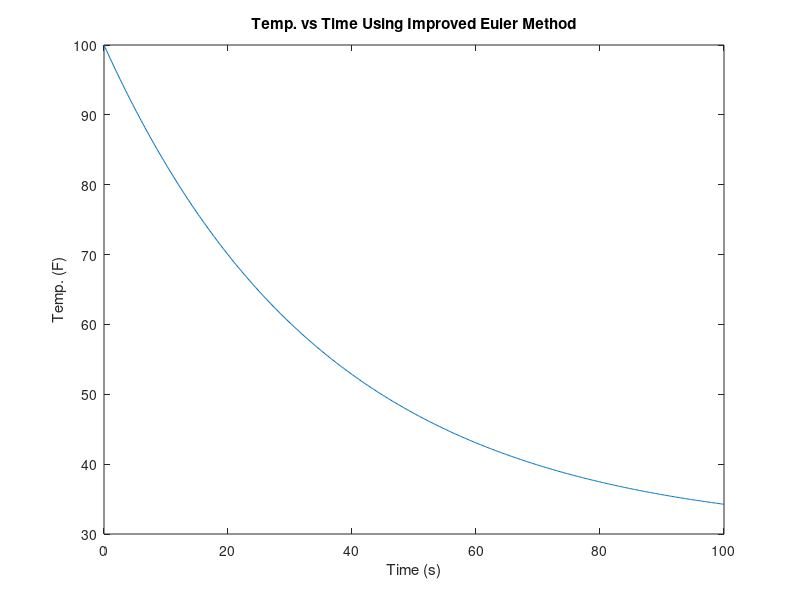

Recreate this plot in MATLAB.
%RateEquationImproved.m

%This program solves the differential equation dy/dt = (ky - kT) using the
%improved Euler method.

%Author: J. Patrick Lacher

clear
clf
clc

%% Define Constants

k = -0.028; %min^-1
T = 60; %temp of room in degrees F

%% Define Arrays

%values for time
t = linspace(0,100,500);
%initialize y array
y = zeros(1,500);
%initial value of y
y(1) = 100; %degrees F;
%define delta t as dt
dt = t(2) - t(1);

%% Improved Euler Method

for iLoop = 1:length(t) - 1
    y(iLoop + 1) = ((2 + k*dt)*y(iLoop) - (k*T*dt)) / (2 - k*dt);
end

%% Plot the Results

plot(t,y)
title('Temp. vs Time Using Improved Euler Method')
xlabel('Time (s)')
ylabel('Temp. (F)')